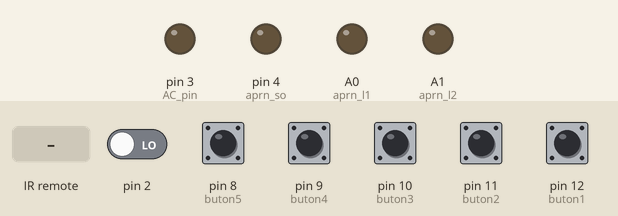
The sketch below on a simulated Arduino Uno, built with avr-gcc and run on an emulated ATmega328P. Parts: output pins drawn as LEDs (lit = HIGH). The inputs (shaded band) are chosen by the test bench; at power-on: pin 8 (buton5), pin 9 (buton4), pin 10 (buton3), pin 11 (buton2), pin 12 (buton1) HIGH, pin 2 LOW. What the sketch prints to the serial monitor is not drawn.

Above: at 1.2 s.
1.3 s: pin 2 driven HIGH
At 2.1 s:
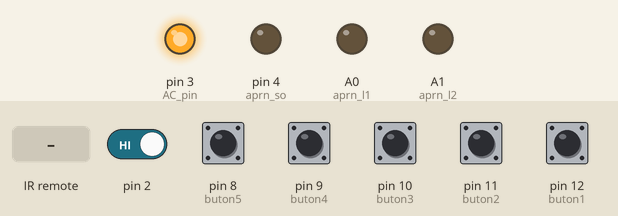
2.8 s: infrared code 0x490 received
At 4.1 s:
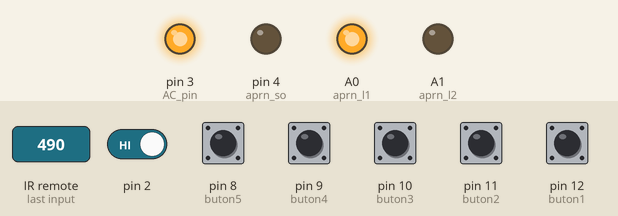
9.8 s: pin 11 (buton2) pulled LOW for 0.15 s
At 10.6 s:
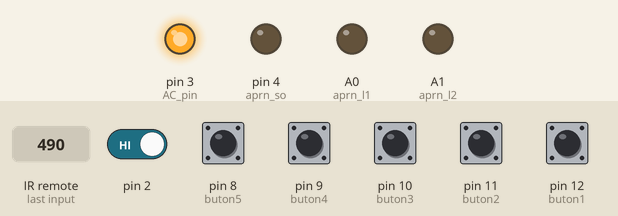
Timing chart, 0 to 12.4 s (numbered marks = the images above; inputs shaded):
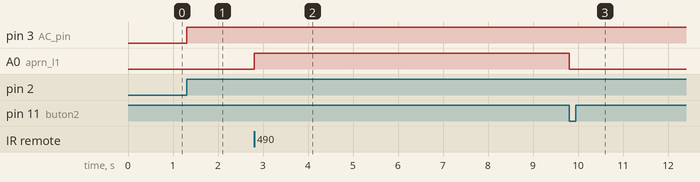

The sketch:

ArduinoUno.ino
```cpp
#include<Wire.h>
#include<LiquidCrystal_I2C.h>
#include <ArduinoJson.h>
#include "SoftwareSerial.h"
#include "IRremote.h"
#include <TimerOne.h>


volatile int i=0;
volatile boolean zero_cross=0;
int AC_pin = 3;
int dim2 = 0;
int dim = 128;
int pas = 10;
int freqStep = 75;

int buton1 = 12;
int buton2 = 11;
int buton3 = 10;
int buton4 = 9;
int buton5 = 8;

int aprn_l1 = A0;
int aprn_l2 = A1;
int aprn_so = 4;


SoftwareSerial esp(6,7);
//LiquidCrystal_I2C lcd(0x27, 2, 1, 0, 4, 5, 6, 7, 3, POSITIVE);

boolean first = true;
boolean first_ok = true;
boolean first_only = true;
boolean button_prss = false;
//String jsonq = "{\"TIME\":\"10:26 PM\",\"LIGHT1\":\"1\",\"LIGHT2\":\"2\",\"FAN\":\"9\",\"SOCKET\":\"2\"}";

//Store for Update
const char* time_j;
int temp_state = 21;
int light1_state = 1;
int light2_state;
int fan_state;
int socket_state;

//Active line variable
int temp_state_act;
int light1_state_act;
int light2_state_act;
int fan_state_act;
int socket_state_act;

String update_value;
boolean on=false;
int buttonState;

//IR Section
int receiver = 13;
IRrecv irrecv(receiver);
decode_results results;

void setup() {
  pinMode(buton1,INPUT);
  pinMode(buton2,INPUT);
  pinMode(buton3,INPUT);
  pinMode(buton4,INPUT);
  pinMode(buton5,INPUT);

  pinMode(aprn_l1,OUTPUT);
  digitalWrite(aprn_l1,LOW);
  pinMode(aprn_l2,OUTPUT);
  pinMode(aprn_so,OUTPUT);
  pinMode(13,INPUT);
  pinMode(AC_pin, OUTPUT);
  irrecv.enableIRIn();
  esp.begin(9600);
  Serial.begin(9600);

  attachInterrupt(0, zero_cross_detect, RISING);
  Timer1.initialize(freqStep);
  Timer1.attachInterrupt(dim_check, freqStep);

  Serial.println("Setup Ready");


}
void zero_cross_detect() {
  zero_cross = true;               // set the boolean to true to tell our dimming function that a zero cross has occured
  i=0;
  digitalWrite(AC_pin, LOW);
}

void dim_check() {
  if(zero_cross == true) {
    if(i>=dim) {
      digitalWrite(AC_pin, HIGH);  // turn on light
      i=0;  // reset time step counter
      zero_cross=false;    // reset zero cross detection
    }
    else {
      i++;  // increment time step counter
    }
  }
}


void loop() {


if(first){


   get_data();


}

digitalWrite(buton1,HIGH);
buttonState = digitalRead(buton1);
  if (buttonState == LOW) {
  if (socket_state_act == 2) {

    socket_state = 1;
    digitalWrite(aprn_so,HIGH);

  }
  else {
    socket_state = 2;
   digitalWrite(aprn_so,LOW);
  }
  update_value = "YES";
  button_prss = true;
}
digitalWrite(buton2,HIGH);
buttonState = digitalRead(buton2);
  if (buttonState == LOW) {
  if (light1_state_act == 2) {

    light1_state = 1;
    digitalWrite(aprn_l1,HIGH);

  }
  else {
    light1_state = 2;
   digitalWrite(aprn_l1,LOW);
  }
  update_value = "YES";
  button_prss = true;
}
digitalWrite(buton3,HIGH);
buttonState = digitalRead(buton3);
  if (buttonState == LOW) {
  if (light2_state_act == 2) {

    light2_state = 1;
    digitalWrite(aprn_l2,HIGH);

  }
  else {
    light2_state = 2;
   digitalWrite(aprn_l2,LOW);
  }
  update_value = "YES";
  button_prss = true;
}
digitalWrite(buton4,HIGH);
buttonState = digitalRead(buton4);
  if (buttonState == LOW) {
  if (dim<127)
  {
    dim = dim + pas;

    if (dim>127)
    {
      dim=128;
     // in vechiul sketch era 127
    }
  }
  fan_state = dim;
  update_value = "YES";
  button_prss = true;
}
digitalWrite(buton5,HIGH);
buttonState = digitalRead(buton5);
  if (buttonState == LOW) {
  if (dim>5)
  {
     dim = dim - pas;

  if (dim<0)
    {
      dim=0;
      // in vechiul sketch era 1
    }
   }
  fan_state = dim;
  update_value = "YES";
  button_prss = true;
}


if(first_ok == false){
  write_data();
}

 if (irrecv.decode(&results)) // have we received an IR signal?
  {
    translateIR();
    irrecv.resume(); // receive the next value
  }


}


//get data function.........
void get_data(){

  if(esp.available() > 0){
    StaticJsonDocument<400> doc;
       String json = esp.readStringUntil("\n");
       Serial.println(json);
       DeserializationError error = deserializeJson(doc, json);

  // Test if parsing succeeds.
  if (error) {
    Serial.print(F("deserializeJson() failed: "));
    Serial.println(error.c_str());
    return;
  }

  JsonObject root = doc.as<JsonObject>();

  if(first_only == true){

  light1_state = root["LIGHT1"];
  light2_state = root["LIGHT2"];
  fan_state = root["FAN"];
  socket_state = root["SOCKET"];
  temp_state = root["TEMP"];
  first_only = false;
 }

  time_j = root["TIME"];
  light1_state_act = root["LIGHT1"];
  light2_state_act = root["LIGHT2"];
  fan_state_act = root["FAN"];
  socket_state_act = root["SOCKET"];
  temp_state_act = root["TEMP"];


  // Print values.
  Serial.println("Arduino Recive: ");
  Serial.println(time_j);
  Serial.println(light1_state);
  Serial.println(light2_state);
  Serial.println(fan_state);
  Serial.println(socket_state);
  Serial.println(temp_state);
  first_ok = false;
  first = false;


  if(button_prss == false){
  if(socket_state_act == 1){
    digitalWrite(aprn_so,HIGH);
  }
  if(socket_state_act == 2){
    digitalWrite(aprn_so,LOW);
  }


  if(light1_state_act == 1){
    digitalWrite(aprn_l1,HIGH);
  }
  if(light1_state_act == 2){
    digitalWrite(aprn_l1,LOW);
  }


  if(light2_state_act == 1){
    digitalWrite(aprn_l2,HIGH);
  }
  if(light2_state_act == 2){
    digitalWrite(aprn_l2,LOW);
  }
  if(fan_state_act == 0){
      dim = fan_state_act;

  }
  if(fan_state_act != NULL){
    dim = fan_state_act;
  }

  }
  button_prss = false;
  delay(1000);

  //run_apperance();
 // write_data();

  }
}

///write function..................
void write_data(){

  first_ok = true;

  String time_state = String(time_j);
  String li1 = String(light1_state);
  String li2 = String(light2_state);
  String fna = String(fan_state);
  String soc = String(socket_state);
  String tmp = String(temp_state);

  String write_data = "{\"LIGHT1\":\""+li1+"\",\"LIGHT2\":\""+li2+"\",\"SOCKET\":\""+soc+"\",\"FAN\":\""+fna+"\",\"TEMP\":\""+tmp+"\",\"UDATE\":\""+update_value+"\"}\r";
  Serial.println(write_data);
  update_value = "";

  esp.println(write_data);
  Serial.println("Sent .. ..");
  first = true;
  return;

}


void translateIR()

{
  switch(results.value)
  {

case 1168:

    {

    light1_state = 1;
    update_value = "YES";
    button_prss = true;
    digitalWrite(aprn_l1,HIGH);

    }
    break;

case 3216:

    {

    light1_state = 2;
    update_value = "YES";
    button_prss = true;
    digitalWrite(aprn_l1,LOW);
    }
    break;

case 144:

    {

    light2_state = 1;
    update_value = "YES";
    button_prss = true;
    digitalWrite(aprn_l2,HIGH);

    }
    break;
case 2192:

    {

    light2_state = 2;
    update_value = "YES";
    button_prss = true;
    digitalWrite(aprn_l2,LOW);

    }
    break;

case 752:

    {

    socket_state = 1;
    update_value = "YES";
    button_prss = true;
    digitalWrite(aprn_so,HIGH);

    }
    break;

case 2800:

    {

    socket_state = 2;
    update_value = "YES";
    button_prss = true;
    digitalWrite(aprn_so,LOW);

    }
    break;

case 16:
    dim=120;
    {

     fan_state = dim;
     update_value = "YES";
     button_prss = true;

    }
    break;

case 2064:
    dim=105;
    {

     fan_state = dim;
     update_value = "YES";
     button_prss = true;

    }
    break;
case 1040:
    dim=90;
    {

     fan_state = dim;
     update_value = "YES";
     button_prss = true;

    }
    break;
case 3088:
    dim=75;
    {

     fan_state = dim;
     update_value = "YES";
     button_prss = true;

    }
    break;
case 528:
    dim=60;
    {

     fan_state = dim;
     update_value = "YES";
     button_prss = true;

    }
    break;
case 2576:
    dim=45;
    {

     fan_state = dim;
     update_value = "YES";
     button_prss = true;

    }
    break;
case 1552:
    dim=30;
    {

     fan_state = dim;
     update_value = "YES";
     button_prss = true;

    }
    break;
case 3600:
    dim=15;
    {

     fan_state = dim;
     update_value = "YES";
     button_prss = true;

    }
    break;
case 272:
    dim=00;
    {

     fan_state = dim;
     update_value = "YES";
     button_prss = true;

    }
    break;
case 2320:
    dim=128;
    {

     fan_state = dim;
     update_value = "YES";
     button_prss = true;

    }
    break;
case 720:

    {

    if (dim<127)
   {
    dim = dim + pas;
    if (dim>127)
    {
     dim=128;
    }
    }
    fan_state = dim;
    update_value = "YES";
    button_prss = true;
    }
    break;
case 3280:
    {
       if (dim>5)
       {
           dim = dim - pas;
      if (dim<0)
       {
         dim=0;  // in vechiul sketch era 1
      }
     }
     fan_state = dim;
     update_value = "YES";
     button_prss = true;

    }
    break;


    default:
    //Serial.println(results.value);
    ;

}
}
```

Measured:
- after the input at 1.3 s, pin 3 (AC_pin): LOW → HIGH at once
- after the input at 2.8 s, A0 (aprn_l1): LOW → HIGH at once
- after the input at 9.8 s, A0 (aprn_l1): HIGH → LOW at once
